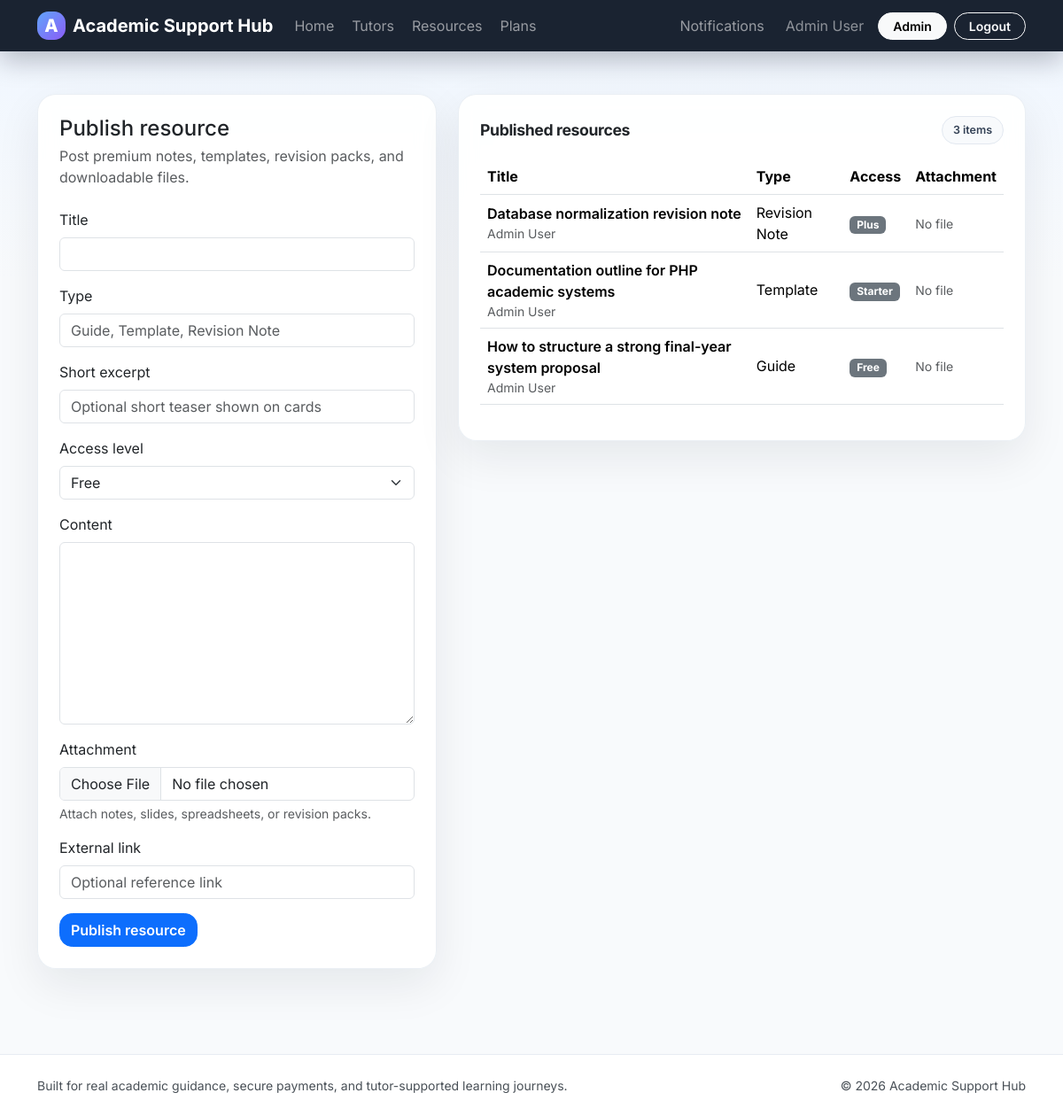
Page /admin/resources.php (signed in) on the committed database.
### tables this page shows
CREATE TABLE settings (
    id INT UNSIGNED AUTO_INCREMENT PRIMARY KEY,
    setting_key VARCHAR(100) NOT NULL UNIQUE,
    setting_value TEXT NOT NULL
);

CREATE TABLE users (
    id INT UNSIGNED AUTO_INCREMENT PRIMARY KEY,
    name VARCHAR(150) NOT NULL,
    email VARCHAR(190) NOT NULL UNIQUE,
    password VARCHAR(255) NOT NULL,
    role ENUM('admin','student','tutor') NOT NULL DEFAULT 'student',
    university VARCHAR(190) NULL,
    bio TEXT NULL,
    avatar_path VARCHAR(255) NULL,
    created_at TIMESTAMP NOT NULL DEFAULT CURRENT_TIMESTAMP
);

CREATE TABLE resources (
    id INT UNSIGNED AUTO_INCREMENT PRIMARY KEY,
    title VARCHAR(190) NOT NULL,
    resource_type VARCHAR(100) NOT NULL,
    excerpt VARCHAR(255) NULL,
    content LONGTEXT NOT NULL,
    access_level ENUM('free','starter','plus','pro') NOT NULL DEFAULT 'free',
    attachment_path VARCHAR(255) NULL,
    attachment_name VARCHAR(190) NULL,
    external_url VARCHAR(255) NULL,
    created_by INT UNSIGNED NULL,
    created_at TIMESTAMP NOT NULL DEFAULT CURRENT_TIMESTAMP,
    CONSTRAINT fk_resources_user FOREIGN KEY (created_by) REFERENCES users(id) ON DELETE SET NULL
);

### includes/bootstrap.php (called while the page is built, shortened)
<?php
require_once __DIR__ . '/../config/config.php';
require_once __DIR__ . '/functions.php';
refresh_current_user();

### admin/resources.php (the view, shortened to what this page needs)
<?php
require_once __DIR__ . '/../includes/bootstrap.php';
$resources = $pdo->query('SELECT r.*, u.name AS author_name FROM resources r LEFT JOIN users u ON u.id = r.created_by ORDER BY r.id DESC')->fetchAll();
include __DIR__ . '/../includes/header.php';
?>
<div class="row g-4">
    <div class="col-xl-5">
        <div class="card card-soft p-4">
            <h1 class="h4 mb-1">Publish resource</h1>
            <p class="text-muted mb-4">Post premium notes, templates, revision packs, and downloadable files.</p>
            <form method="post" enctype="multipart/form-data">
                <div class="mb-3"><label class="form-label">Title</label><input class="form-control" type="text" name="title" required></div>
                <div class="mb-3"><label class="form-label">Type</label><input class="form-control" type="text" name="resource_type" placeholder="Guide, Template, Revision Note" required></div>
                <div class="mb-3"><label class="form-label">Short excerpt</label><input class="form-control" type="text" name="excerpt" placeholder="Optional short teaser shown on cards"></div>
                <div class="mb-3"><label class="form-label">Access level</label><select class="form-select" name="access_level"><option value="free">Free</option></select></div>
                <div class="mb-3"><label class="form-label">Content</label><textarea class="form-control" name="content" rows="8" required></textarea></div>
                <div class="mb-3"><label class="form-label">Attachment</label><input class="form-control" type="file" name="attachment" accept=".pdf,.doc,.docx,.ppt,.pptx,.xls,.xlsx,.zip"><div class="form-text">Attach notes, slides, spreadsheets, or revision packs.</div></div>
                <div class="mb-3"><label class="form-label">External link</label><input class="form-control" type="url" name="external_url" placeholder="Optional reference link"></div>
                <button class="btn btn-primary">Publish resource</button>
            </form>
        </div>
    </div>
    <div class="col-xl-7">
        <div class="card card-soft p-4">
            <div class="d-flex justify-content-between align-items-center mb-3"><div class="section-title">Published resources</div><span class="info-chip"><?= count($resources) ?> items</span></div>
            <div class="table-responsive">
                <table class="table align-middle">
                    <thead><tr><th>Title</th><th>Type</th><th>Access</th><th>Attachment</th></tr></thead>
                    <tbody>
                        <?php foreach ($resources as $resource): ?>
                            <tr>
                                <td>
                                    <div class="fw-semibold"><?= e($resource['title']) ?></div>
                                    <div class="small text-muted"><?= e($resource['author_name'] ?: 'Admin') ?></div>
                                </td>
                                <td><?= e($resource['resource_type']) ?></td>
                                <td><?= status_badge($resource['access_level']) ?></td>
                                <td>
                                    <?php if ($resource['attachment_path']): ?><a class="btn btn-sm btn-outline-primary" href="<?= app_url($resource['attachment_path']) ?>" target="_blank">Open file</a><?php else: ?><span class="text-muted small">No file</span><?php endif; ?>
                                </td>
                            </tr>
                        <?php endforeach; ?>
                    </tbody>
                </table>
            </div>
        </div>
    </div>
</div>
<?php include __DIR__ . '/../includes/footer.php'; ?>

### includes/header.php (shortened to what this page needs)
<?php
$user = current_user();
$platformName = get_setting('platform_name', APP_NAME);
?>
<!doctype html>
<html lang="en">
<head>
    <link href="https://cdn.jsdelivr.net/npm/bootstrap@5.3.7/dist/css/bootstrap.min.css" rel="stylesheet">
    <link href="<?= app_url('assets/css/style.css') ?>" rel="stylesheet">
</head>
<body>
<nav class="navbar navbar-expand-lg navbar-dark glass-nav sticky-top">
    <div class="container">
        <a class="navbar-brand fw-bold d-flex align-items-center gap-2" href="<?= app_url() ?>">
            <span class="brand-mark">A</span>
            <span><?= e($platformName) ?></span>
        </a>
        <div class="collapse navbar-collapse" id="appNav">
            <ul class="navbar-nav me-auto mb-2 mb-lg-0 gap-lg-1">
                <li class="nav-item"><a class="nav-link" href="<?= app_url() ?>">Home</a></li>
                <li class="nav-item"><a class="nav-link" href="<?= app_url('tutors.php') ?>">Tutors</a></li>
                <li class="nav-item"><a class="nav-link" href="<?= app_url('resources.php') ?>">Resources</a></li>
                <li class="nav-item"><a class="nav-link" href="<?= app_url('pricing.php') ?>">Plans</a></li>
            </ul>
            <ul class="navbar-nav align-items-lg-center gap-lg-2">
                <?php if ($user): ?>
                    <li class="nav-item dropdown">
                        <a class="nav-link position-relative" href="#" data-bs-toggle="dropdown">Notifications</a>
                    </li>
                    <li class="nav-item"><span class="nav-link text-white-50"><?= e($user['name']) ?></span></li>
                    <?php if ($user['role'] === 'admin'): ?>
                        <li class="nav-item"><a class="btn btn-light btn-sm rounded-pill px-3" href="<?= app_url('admin/dashboard.php') ?>">Admin</a></li>
                    <?php elseif ($user['role'] === 'tutor'): ?>
                        <li class="nav-item"><a class="btn btn-light btn-sm rounded-pill px-3" href="<?= app_url('tutor/dashboard.php') ?>">Tutor panel</a></li>
                    <?php else: ?>
                        <li class="nav-item"><a class="btn btn-light btn-sm rounded-pill px-3" href="<?= app_url('student/dashboard.php') ?>">Student panel</a></li>
                    <?php endif; ?>
                    <li class="nav-item"><a class="btn btn-outline-light btn-sm rounded-pill px-3" href="<?= app_url('logout.php') ?>">Logout</a></li>
                <?php else: ?>
                    <li class="nav-item"><a class="btn btn-outline-light btn-sm rounded-pill px-3" href="<?= app_url('login.php') ?>">Login</a></li>
                    <li class="nav-item"><a class="btn btn-warning btn-sm rounded-pill px-3" href="<?= app_url('register.php') ?>">Create account</a></li>
                <?php endif; ?>
            </ul>
        </div>
    </div>
</nav>
<main class="py-4 py-lg-5">
    <div class="container">

### includes/functions.php (shortened to what this page needs)
<?php
function app_url(string $path = ''): string
{
    $path = ltrim($path, '/');
    return BASE_URL . ($path !== '' ? '/' . $path : '');
}
function e(mixed $value): string
{
    return htmlspecialchars((string) $value, ENT_QUOTES, 'UTF-8');
}
function current_user(): ?array
{
    return $_SESSION['user'] ?? null;
}
function refresh_current_user(): void
{
    global $pdo;
    $stmt = $pdo->prepare('SELECT * FROM users WHERE id = :id LIMIT 1');
    $stmt->execute(['id' => (int) $_SESSION['user']['id']]);
}
function get_setting(string $key, string $default = ''): string
{
    global $pdo;
    $stmt = $pdo->prepare('SELECT setting_value FROM settings WHERE setting_key = :setting_key LIMIT 1');
    $stmt->execute(['setting_key' => $key]);
    $row = $stmt->fetch();
    return (string) ($row['setting_value'] ?? $default);
}
function status_badge(string $status): string
{
    $map = [
        'open' => 'warning', 'quoted' => 'info', 'accepted' => 'primary', 'awaiting_payment' => 'warning',
        'payment_pending' => 'warning', 'paid' => 'success', 'in_progress' => 'primary', 'completed' => 'success',
        'cancelled' => 'secondary', 'held' => 'warning', 'released' => 'success', 'pending' => 'warning',
        'requested' => 'warning', 'approved' => 'success', 'rejected' => 'danger', 'active' => 'success',
        'expired' => 'secondary', 'verified' => 'success', 'failed' => 'danger', 'submitted' => 'info'
    ];
    $class = $map[$status] ?? 'secondary';
    return '<span class="badge text-bg-' . $class . '">' . e(ucwords(str_replace('_', ' ', $status))) . '</span>';
}

### includes/footer.php (shortened to what this page needs)
    </div>
</main>
<footer class="footer-shell mt-5">
    <div class="container d-flex flex-column flex-md-row justify-content-between gap-2 small text-light-emphasis">
        <div>Built for real academic guidance, secure payments, and tutor-supported learning journeys.</div>
        <div>&copy; <?= date('Y') ?> <?= e(get_setting('platform_name', APP_NAME)) ?></div>
    </div>
</footer>
</body>
</html>

### assets/css/style.css (style rules this page uses)
:root { --bg:#081120;--surface:#ffffff;--muted:#64748b;--line:#e2e8f0;--brand:#2563eb;--brand-2:#8b5cf6;--success:#10b981;--warning:#f59e0b;--shadow:0 18px 50px rgba(15,23,42,.08); }
* { box-sizing:border-box }
body { font-family:Inter,system-ui,-apple-system,sans-serif;background:linear-gradient(180deg,#eff6ff 0%,#f8fafc 25%,#f8fafc 100%);color:#0f172a }
.glass-nav { background:rgba(8,17,32,.92);backdrop-filter:blur(14px);box-shadow:0 10px 30px rgba(2,6,23,.25) }
.brand-mark { display:inline-grid;place-items:center;width:2rem;height:2rem;border-radius:.8rem;background:linear-gradient(135deg,#60a5fa,#8b5cf6);font-weight:800 }
.card-soft,.metric-card,.pricing-card { border:1px solid rgba(226,232,240,.7);background:rgba(255,255,255,.92);backdrop-filter:blur(10px);border-radius:1.3rem;box-shadow:var(--shadow) }
.section-title { font-size:1.1rem;font-weight:700;letter-spacing:-.02em }
.footer-shell { padding:1.5rem 0;background:#fff;border-top:1px solid rgba(226,232,240,.8) }
.info-chip { border-radius:999px;background:#f8fafc;border:1px solid #e2e8f0;color:#334155;padding:.35rem .75rem;font-size:.78rem;font-weight:600 }
.btn { border-radius:.9rem;font-weight:600 }

### rows in the picture
settings: setting_value "Academic Support Hub"
users: name "Admin User"
resources: title "Database normalization revision note", created_by.name "Admin User", resource_type "Revision Note", access_level "Plus", shows "No file"
resources: title "Documentation outline for PHP academic systems", created_by.name "Admin User", resource_type "Template", access_level "Starter", shows "No file"
resources: title "How to structure a strong final-year system proposal", created_by.name "Admin User", resource_type "Guide", access_level "Free", shows "No file"

### other values in the picture
count($resources) "3"
